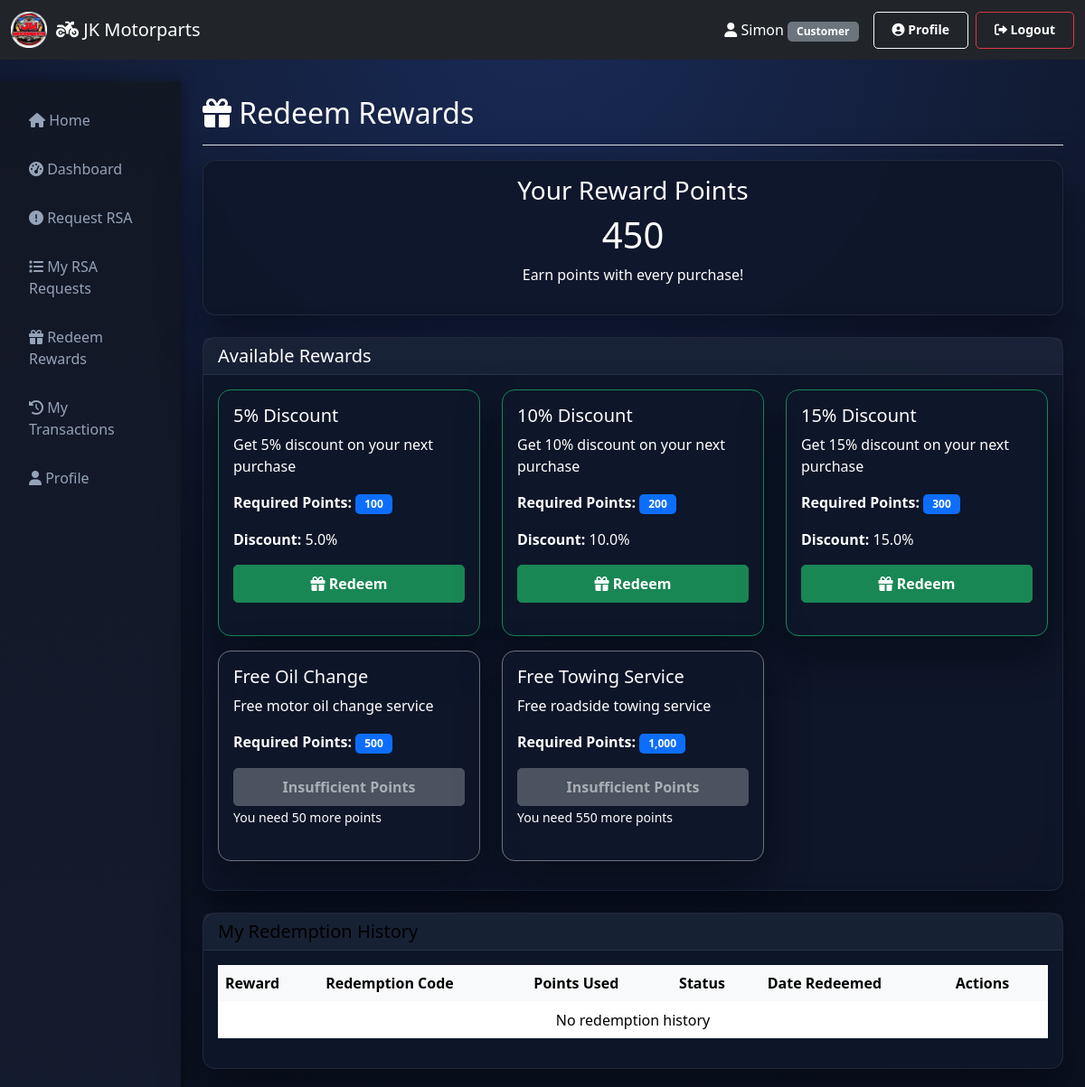
The page /rewards/redeem.php (signed in) on the database its author committed.
### tables this page shows
CREATE TABLE `users` (
  `id` int(11) NOT NULL,
  `name` varchar(100) NOT NULL,
  `email` varchar(100) NOT NULL,
  `password` varchar(255) NOT NULL,
  `role` enum('admin','customer','technician') DEFAULT 'customer',
  `contact` varchar(20) DEFAULT NULL,
  `address` text DEFAULT NULL,
  `points` int(11) DEFAULT 0,
  `created_at` timestamp NOT NULL DEFAULT current_timestamp(),
  `updated_at` timestamp NOT NULL DEFAULT current_timestamp() ON UPDATE current_timestamp()
);

CREATE TABLE `rewards_catalog` (
  `id` int(11) NOT NULL,
  `reward_name` varchar(200) NOT NULL,
  `description` text DEFAULT NULL,
  `required_points` int(11) NOT NULL,
  `discount_percentage` decimal(5,2) DEFAULT 0.00,
  `is_active` tinyint(1) DEFAULT 1,
  `is_archived` tinyint(1) DEFAULT 0,
  `archived_at` timestamp NULL DEFAULT NULL,
  `created_at` timestamp NOT NULL DEFAULT current_timestamp(),
  `updated_at` timestamp NOT NULL DEFAULT current_timestamp() ON UPDATE current_timestamp()
);

### rewards/redeem.php (the view, shortened to what this page needs)
<?php
$conn = getDBConnection();
$user_stmt = $conn->prepare("SELECT points FROM users WHERE id = ?");
$user_stmt->bind_param("i", $_SESSION['user_id']);
$user_stmt->execute();
$user = $user_stmt->get_result()->fetch_assoc();
$user_points = $user['points'] ?? 0;
$rewards = $conn->query("SELECT * FROM rewards_catalog WHERE is_active = 1 AND is_archived = 0 ORDER BY required_points")->fetch_all(MYSQLI_ASSOC);
$redemptions_stmt = $conn->prepare("
    SELECT r.*, rc.reward_name, rc.description
    FROM rewards_redemptions r
    JOIN rewards_catalog rc ON r.reward_id = rc.id
    WHERE r.user_id = ?
    ORDER BY r.date_redeemed DESC
");
$redemptions_stmt->bind_param("i", $_SESSION['user_id']);
$redemptions_stmt->execute();
$redemptions = $redemptions_stmt->get_result()->fetch_all(MYSQLI_ASSOC);
?>
<!DOCTYPE html>
<html lang="en">
<head>
    <link href="https://cdn.jsdelivr.net/npm/bootstrap@5.3.0/dist/css/bootstrap.min.css" rel="stylesheet">
    <link href="https://cdnjs.cloudflare.com/ajax/libs/font-awesome/6.0.0/css/all.min.css" rel="stylesheet">
    <link href="../assets/css/style.css" rel="stylesheet">
</head>
<body>
    <?php include '../includes/header.php'; ?>
    <div class="container-fluid mt-4">
        <div class="row">
            <?php include '../includes/sidebar.php'; ?>
            <main class="col-md-9 ms-sm-auto col-lg-10 px-md-4">
                <div class="d-flex justify-content-between flex-wrap flex-md-nowrap align-items-center pt-3 pb-2 mb-3 border-bottom">
                    <h1 class="h2"><i class="fas fa-gift"></i> Redeem Rewards</h1>
                </div>
                <div class="card mb-4">
    <div class="card-body text-center">
        <h3>Your Reward Points</h3>
        <h1><?php echo number_format($user_points); ?></h1>
        <p>Earn points with every purchase!</p>
    </div>
</div>
                <div class="card mb-4">
                    <div class="card-header">
                        <h5 class="mb-0">Available Rewards</h5>
                    </div>
                    <div class="card-body">
                        <div class="row">
                            <?php if (empty($rewards)): ?>
                                <div class="col-12 text-center">
                                    <p>No rewards available at the moment.</p>
                                </div>
                            <?php else: ?>
                                <?php foreach ($rewards as $reward): ?>
                                    <div class="col-md-4 mb-3">
                                        <div class="card h-100 <?php echo $user_points >= $reward['required_points'] ? 'border-success' : 'border-secondary'; ?>">
                                            <div class="card-body">
                                                <h5 class="card-title"><?php echo htmlspecialchars($reward['reward_name']); ?></h5>
                                                <p class="card-text"><?php echo htmlspecialchars($reward['description']); ?></p>
                                                <p class="card-text">
                                                    <strong>Required Points:</strong>
                                                    <span class="badge bg-primary"><?php echo number_format($reward['required_points']); ?></span>
                                                </p>
                                                <?php if ($reward['discount_percentage'] > 0): ?>
                                                    <p class="card-text">
                                                        <strong>Discount:</strong> <?php echo number_format($reward['discount_percentage'], 1); ?>%
                                                    </p>
                                                <?php endif; ?>
                                                <?php if ($user_points >= $reward['required_points']): ?>
                                                    <form method="POST" onsubmit="return confirm('Redeem this reward for <?php echo number_format($reward['required_points']); ?> points?')">
                                                        <button type="submit" name="redeem" class="btn btn-success w-100">
                                                            <i class="fas fa-gift"></i> Redeem
                                                        </button>
                                                    </form>
                                                <?php else: ?>
                                                    <button class="btn btn-secondary w-100" disabled>
                                                        Insufficient Points
                                                    </button>
                                                    <small class="text-muted">
                                                        You need <?php echo number_format($reward['required_points'] - $user_points); ?> more points
                                                    </small>
                                                <?php endif; ?>
                                            </div>
                                        </div>
                                    </div>
                                <?php endforeach; ?>
                            <?php endif; ?>
                        </div>
                    </div>
                </div>
                <div class="card redemption-history">
                    <div class="card-header">
                        <h5 class="mb-0">My Redemption History</h5>
                    </div>
                    <div class="card-body">
                        <div class="table-responsive">
                            <table class="table table-hover">
                                <thead>
                                    <tr>
                                        <th>Reward</th>
                                        <th>Redemption Code</th>
                                        <th>Points Used</th>
                                        <th>Status</th>
                                        <th>Date Redeemed</th>
                                        <th>Actions</th>
                                    </tr>
                                </thead>
                                <tbody>
                                    <?php if (empty($redemptions)): ?>
                                        <tr>
                                            <td colspan="6" class="text-center">No redemption history</td>
                                        </tr>
                                    <?php endif; ?>
                                </tbody>
                            </table>
                        </div>
                    </div>
                </div>
            </main>
        </div>
    </div>
</body>
</html>

### assets/css/style.css (style rules this page uses)
body { font-family: 'Segoe UI', Tahoma, Geneva, Verdana, sans-serif; background: radial-gradient(circle at top, #192a56 0%, #0f172a 55%, #0b1120 100%); color: #e2e8f0; }
.card { border: 1px solid rgba(255, 255, 255, 0.08); border-radius: 14px; background: rgba(15, 23, 42, 0.92); backdrop-filter: blur(12px); box-shadow: 0 20px 45px rgba(4, 6, 14, 0.55); margin-bottom: 20px; }
.card-header { background: rgba(148, 163, 184, 0.08); border-bottom: 1px solid rgba(255,255,255,0.08); font-weight: 600; color: #f8fafc; }
.table { background-color: transparent; color: #e2e8f0; }
.btn { border-radius: 5px; padding: 8px 20px; font-weight: 600; }
.badge { padding: 5px 10px; border-radius: 5px; font-weight: 600; }
.text-muted { color: #94a3b8 !important; }
.table thead th { color: #f8fafc; border-bottom-color: rgba(255,255,255,0.08); }
.table tbody tr { border-color: rgba(255,255,255,0.05); }

### rewards/redeem.php (style rules this page uses)
main, main *, .card, .card *, .card-header, .card-header *, .card-body, .card-body *, .card-title, .card-text, h1, h2, h3, h4, h5, h6, p, span, div, strong, small, .alert, .alert *, .text-muted, .badge, label, .form-label { color: #ffffff !important; }
.btn { color: #ffffff !important; }
.btn-primary, .btn-success, .btn-secondary { color: #ffffff !important; }
.badge.bg-primary, .badge.bg-success, .badge.bg-warning, .badge.bg-secondary { color: #ffffff !important; }
.redemption-history .table, .redemption-history .table *, .redemption-history .table thead th, .redemption-history .table tbody td, .redemption-history .card-body, .redemption-history .card-body *, .redemption-history .card-header, .redemption-history .card-header * { color: #000000 !important; }
.redemption-history .table thead th { background-color: #f8f9fa !important; color: #000000 !important; }
.redemption-history .table tbody tr { background-color: #ffffff !important; }
.redemption-history .table tbody td { color: #000000 !important; }

### rows shown on the page
users: points "450"
rewards_catalog: reward_name "5% Discount", description "Get 5% discount on your next purchase", required_points "100", discount_percentage "5.0"
rewards_catalog: reward_name "10% Discount", description "Get 10% discount on your next purchase", required_points "200", discount_percentage "10.0"
rewards_catalog: reward_name "15% Discount", description "Get 15% discount on your next purchase", required_points "300", discount_percentage "15.0"
rewards_catalog: reward_name "Free Oil Change", description "Free motor oil change service", required_points "500", $reward['required_points']-$user_points "50"
rewards_catalog: reward_name "Free Towing Service", description "Free roadside towing service", required_points "1,000", $reward['required_points']-$user_points "550"

### other values the page prints
SITE_NAME "JK Motorparts"
$_SESSION['user_name'] "Simon"
$_SESSION['role'] "Customer"
